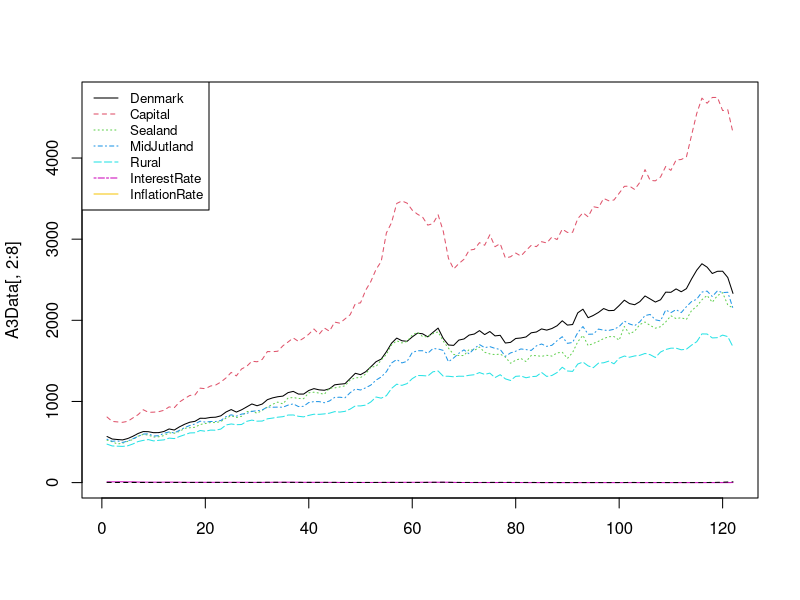
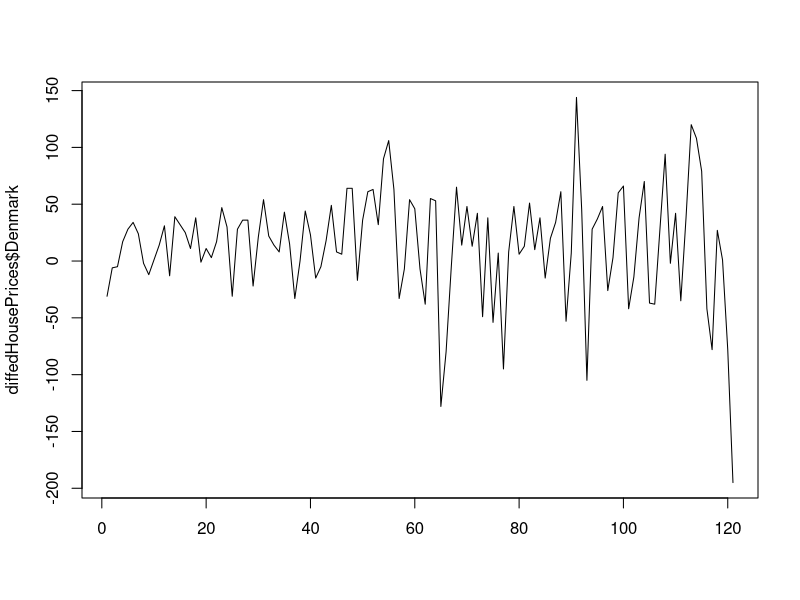
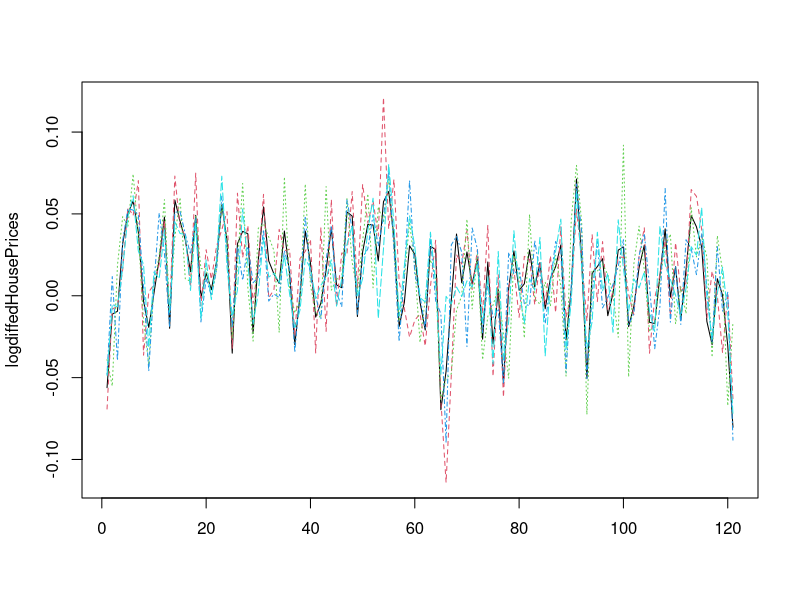
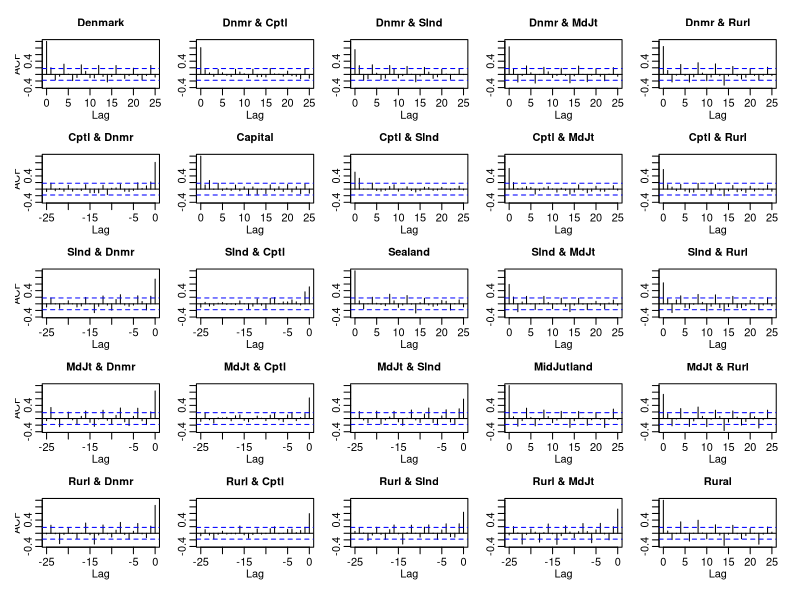
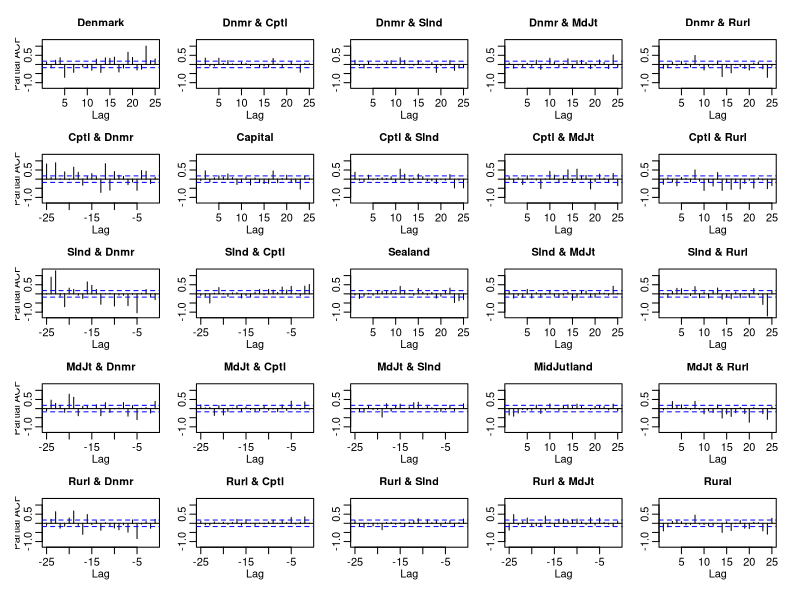
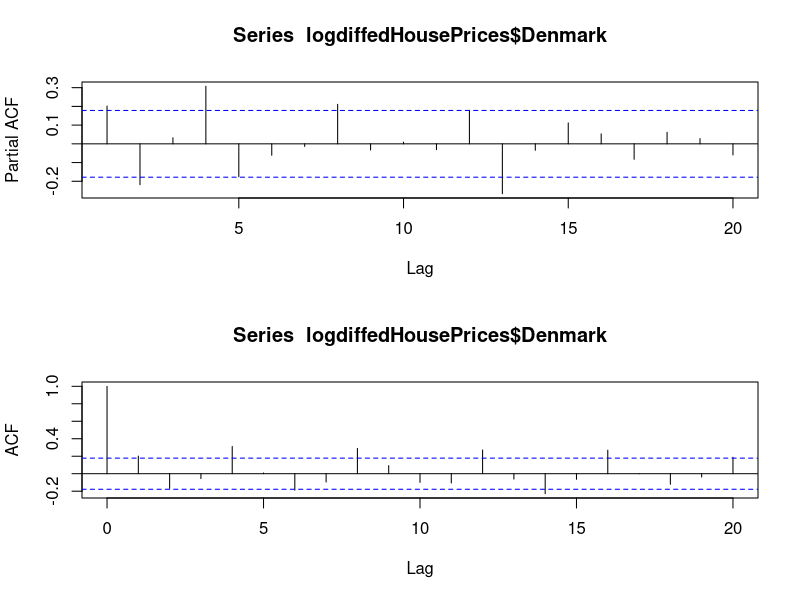

Write the R code that produced these figures, in order. (Note: this script raises an error after producing the figures.)
library("forecast")
library(car)

par(mfrow=c(1,1))

A3Data <- read.csv("A3Data.csv", head=T)
A3Data <- A3Data[1:122,]

matplot(A3Data[,2:8], type="l")
legend("topleft", colnames(A3Data[1:122,2:8]),col=seq_len(8),cex=0.8,lty=seq_len(8))

HousePrices <- data.frame(A3Data[1:122,2:6])

diffedHousePrices <- data.frame(apply(HousePrices, 2, diff))
logdiffedHousePrices <- data.frame(apply(log(HousePrices), 2, diff))
sqrtdiffedHousePrices <- data.frame(apply(sqrt(HousePrices), 2, diff))
matplot(diffedHousePrices$Denmark, type="l")
matplot(logdiffedHousePrices, type="l")


acf(logdiffedHousePrices, lag.max = 25)

pacf(logdiffedHousePrices, lag.max = 25)

# Using the differenced data, it seems there is a model structure

# Using the log
par(mfrow=c(2,1))
pacf(logdiffedHousePrices$Denmark)
acf(logdiffedHousePrices$Denmark)

# (2,1,0) x (0,0,4)_4
# (2,1,1) x (0,0,4)_4
# (2,1,1) x (1,0,4)_4 - probably not this

m1 <- arima(x = log(HousePrices$Denmark), order = c(2,1,0), seasonal = c(order=c(0,0,4), seasonal=4))
tsdiag(m1) ## Still a strong dependence in lag 1
pacf(residuals(m1)) # There are more significant lags here than in ACF so trying to add MA(1) part
qqPlot(residuals(m1))
m1 # The paramaters

plot(1:length(HousePrices$Denmark),residuals(m1))
sum(residuals(m1) < 0)/length(HousePrices$Denmark)*100
# They are white noise :-3


m2 <- arima(x = log(HousePrices$Denmark), order = c(2,1,1), seasonal = c(order=c(0,0,4), seasonal=4))
tsdiag(m2) ## Still a strong dependence in lag 1
pacf(residuals(m2)) # There are more significant lags here than in ACF so trying to add MA(1) part
qqPlot(residuals(m2))
m2 # The paramaters

plot(1:length(HousePrices$Denmark),residuals(m2))
sum(residuals(m2) < 0)/length(HousePrices$Denmark)*100
# They are white noise :-3

m3 <- arima(x = log(HousePrices$Denmark), order = c(2,1,1), seasonal = c(order=c(1,0,4), seasonal=4))
AIC(m1, m2, m3)
BIC(m1, m2, m3)
# And it seems that m1 - (2,1,0) x (0,0,4)_4 performs the best
summary(m1)

